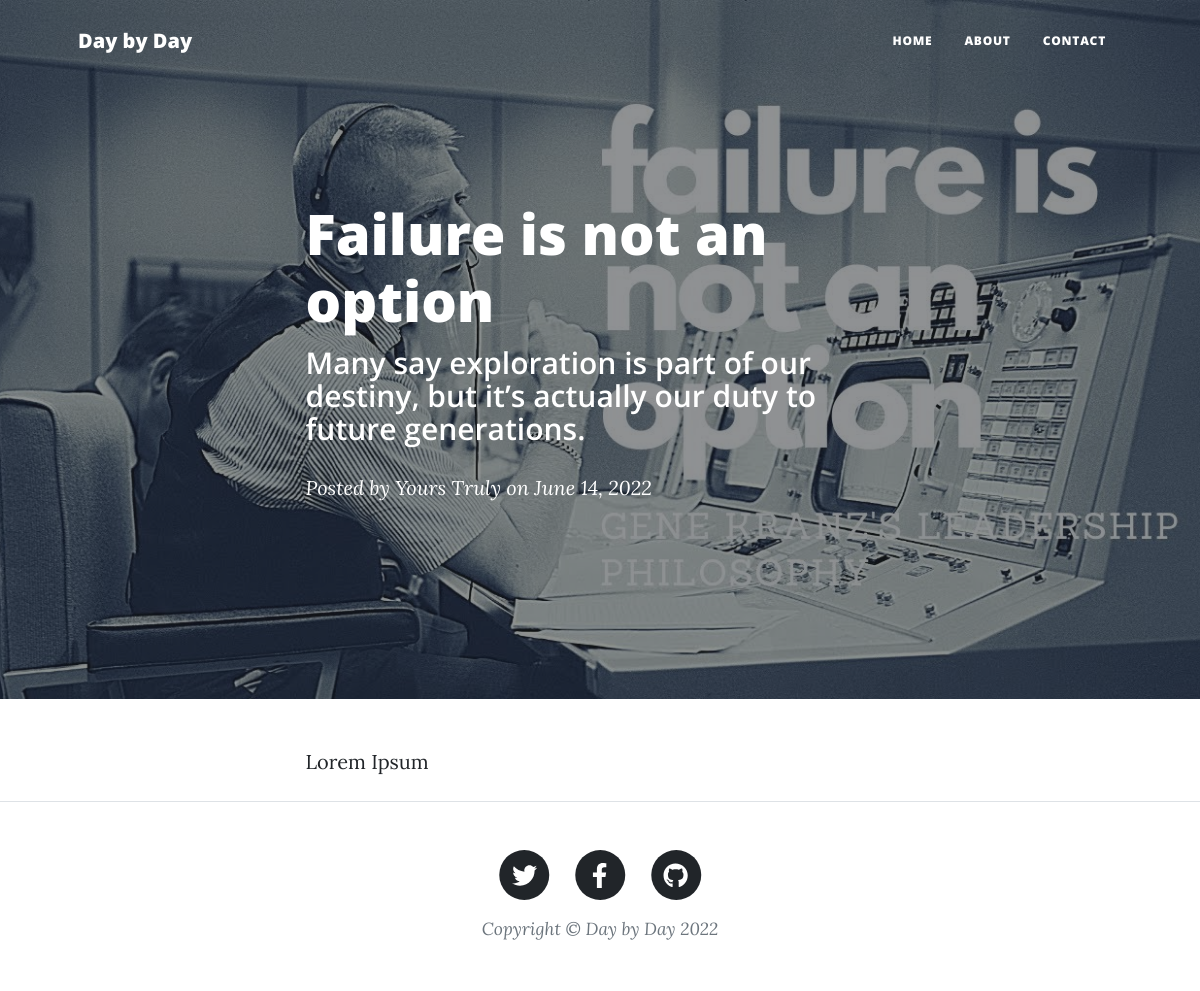
The page /post/failure-is-not-an-option/ on the database its author committed.
### day_by_day/models.py (models this page shows)
class Article(models.Model):
    image = models.ImageField(upload_to='img')
    title = models.CharField(max_length = 60)
    summary = models.CharField(max_length = 100)
    post_slug = models.SlugField(null=True, max_length = 200)
    author = models.CharField(max_length = 20)
    date = models.DateField()
    content = models.TextField(max_length = 10000)

### day_by_day/views.py (the view)
# urls.py: path('post/<slug:post_slug>/', views.post_page, name="post_page"),
def post_page(request, post_slug):
    content = Article.objects.get(post_slug=post_slug)
    context = {'article': content}
    return render(request, "post.html", context)

### templates/post.html
{% extends 'base.html' %}
{% block content %}
        {% load static %}
        <header class="masthead" style="background-image: url({{article.image.url}}) ">
            <div class="container position-relative px-4 px-lg-5">
                <div class="row gx-4 gx-lg-5 justify-content-center">
                    <div class="col-md-10 col-lg-8 col-xl-7">
                        <div class="post-heading">
                            <h1>{{ article.title }}</h1>
                            <h2 class="subheading">{{ article.summary }}</h2>
                            <span class="meta">
                                Posted by
                                <a href="#!">{{ article.author}}</a>
                                on {{ article.date }}
                            </span>
                        </div>
                    </div>
                </div>
            </div>
        </header>
        <article class="mb-4">
            <div class="container px-4 px-lg-5">
                <div class="row gx-4 gx-lg-5 justify-content-center">
                    <div class="col-md-10 col-lg-8 col-xl-7">
                            {{ article.content }}
                    </div>
                </div>
            </div>
        </article>
{% endblock %}

### rows shown on the page
Article: image (placeholder picture), title "Failure is not an option", summary "Many say exploration is part of our destiny, but it’s actually our duty to future generations.", author "Yours Truly", date "June 14, 2022", content "Lorem Ipsum"
